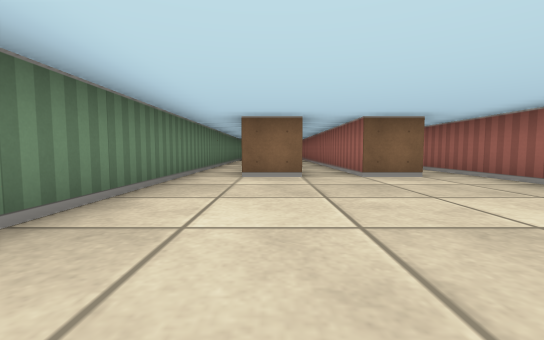
view 1 (above)

16 first-person views from a walk through a cub3D ray-caster map. The camera is about half as high as the walls, tilts 4° down and sees 90° across. The floor is counted in squares. Each view is taken from the middle of a square. On the plan, view 1 faces up. The plan holds only what a view shows up to about 9 squares ahead; the rest is blank.

view 2
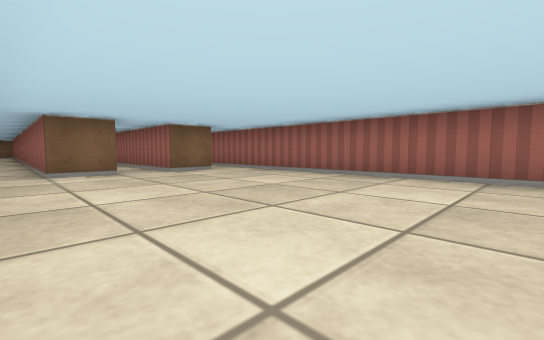

view 3
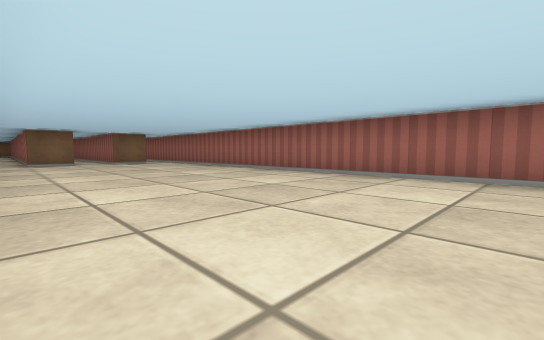

view 4
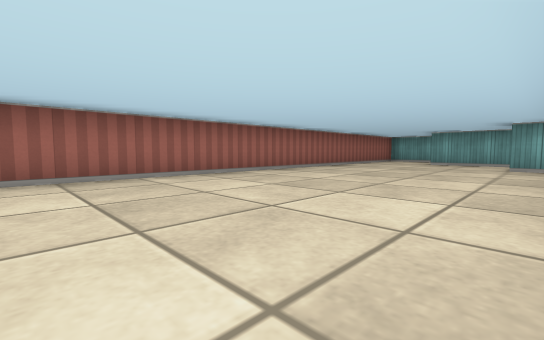

view 5
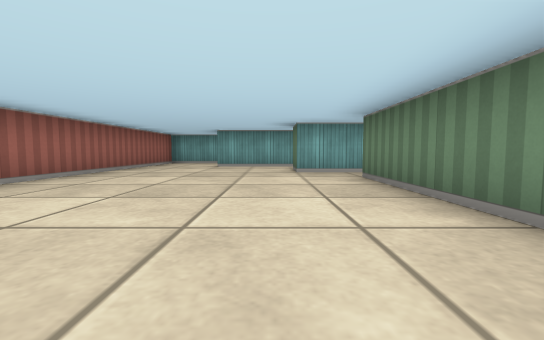

view 6
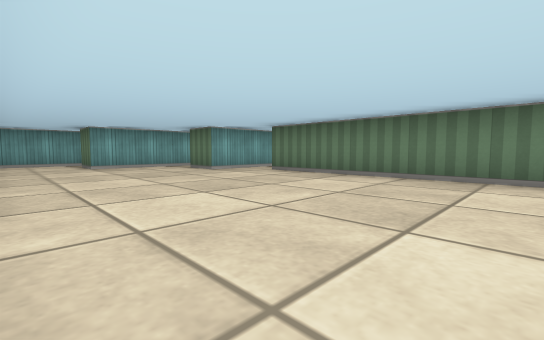

view 7
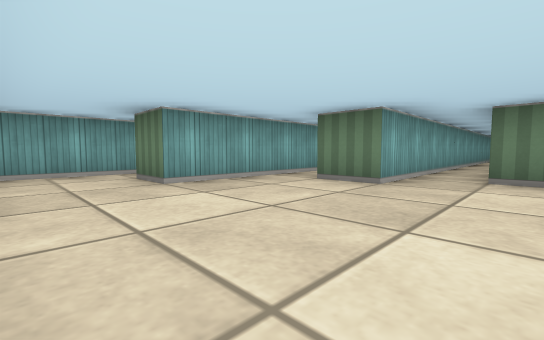

view 8
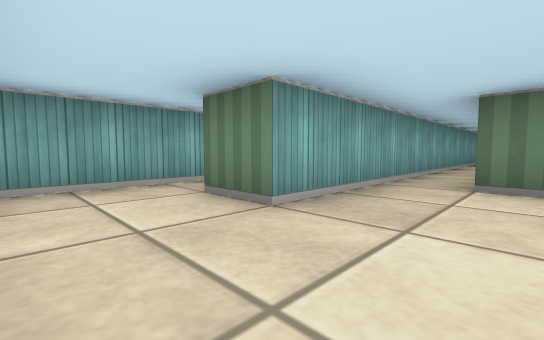

view 9
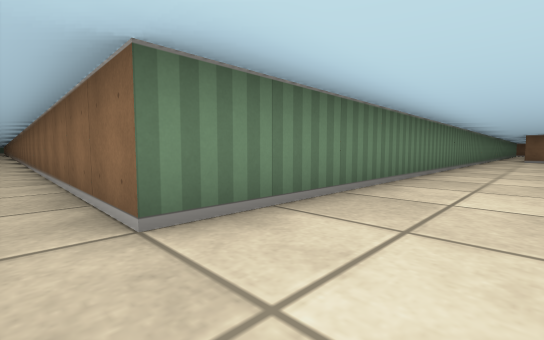

view 10
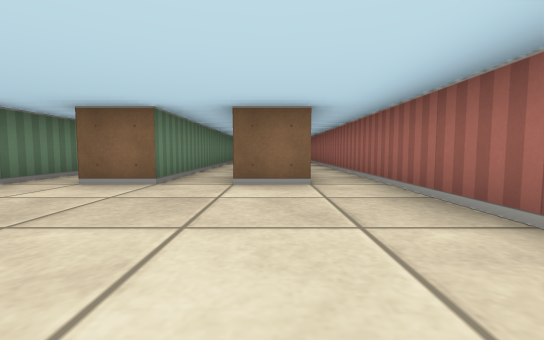

view 11
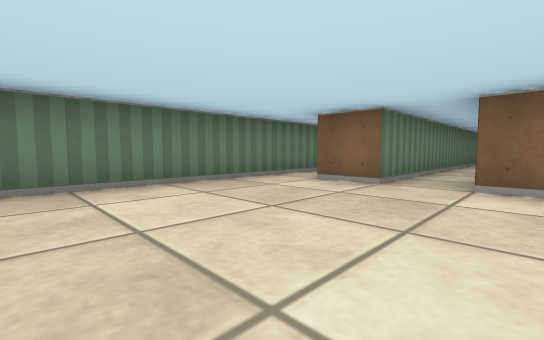

view 12
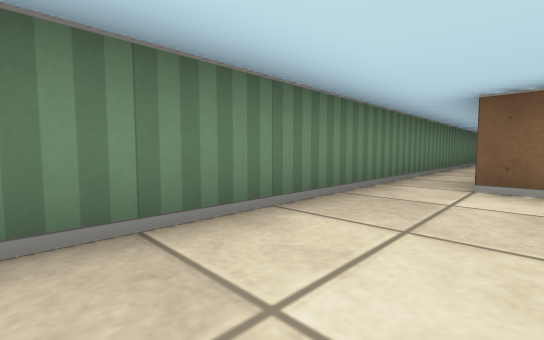

view 13
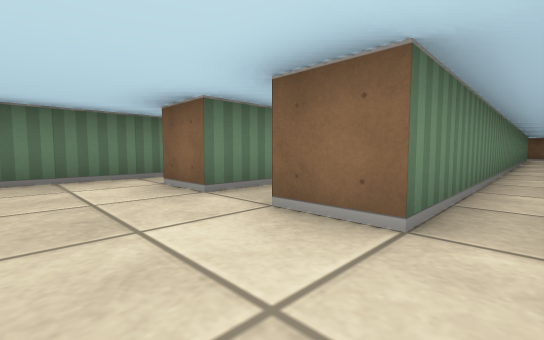

view 14
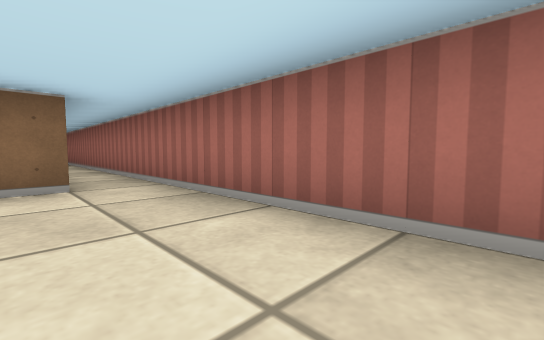

view 15
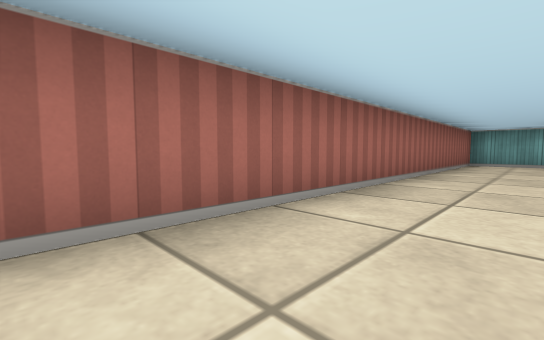

view 16
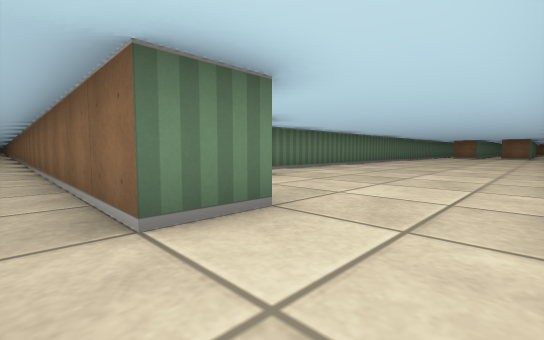

### Floor plan
Points are (right, up) in squares from view 1. A wall is a line through its corners. A room is listed if a view was taken in it or the views show most of it. See-through windows are left out.
Room 1 (views 1, 2, 3, 4, 5, 6, 7, 8, 9, 10, 11, 12, 13, 14, 15)
walls: (-8.2, -9.5) (-0.5, -9.5) (-0.5, -10.5); (-7.5, -11.5) (1.5, -11.5); (3.5, -11.5) (3.5, 11.5); (-1.5, 11.5) (-1.5, -8.5) (-12.2, -8.5); (0.5, 11.5) (0.5, 4.5) (-0.5, 4.5) (-0.5, 11.2); (2.5, 15.2) (2.5, 4.5) (1.5, 4.5) (1.5, 8.9)
ways out: opening at (2.5, -12) to room 2
Room 2 (view 16)
walls: (0.9, -13.5) (3.5, -13.5) (3.5, -11.5); (1.5, -11.5) (1.5, -12.5) (-9.2, -12.5)
ways out: opening at (2.5, -12) to room 1

Positions as (right, up) in squares from view 1, and headings:
1: (0, 0), facing up
2: (-1, -1), facing up-right
3: (-1, -5), facing up-right
4: (-1, -2), facing down-right
5: (0, -4), facing down
6: (3, -4), facing down-left
7: (3, -8), facing down-left
8: (3, -10), facing down-left
9: (0, -9), facing up-left
10: (2, 1), facing up
11: (2, 1), facing up-left
12: (0, 1), facing up-left
13: (3, 3), facing up-left
14: (2, 1), facing up-right
15: (2, -4), facing down-right
16: (3, -13), facing up-left
